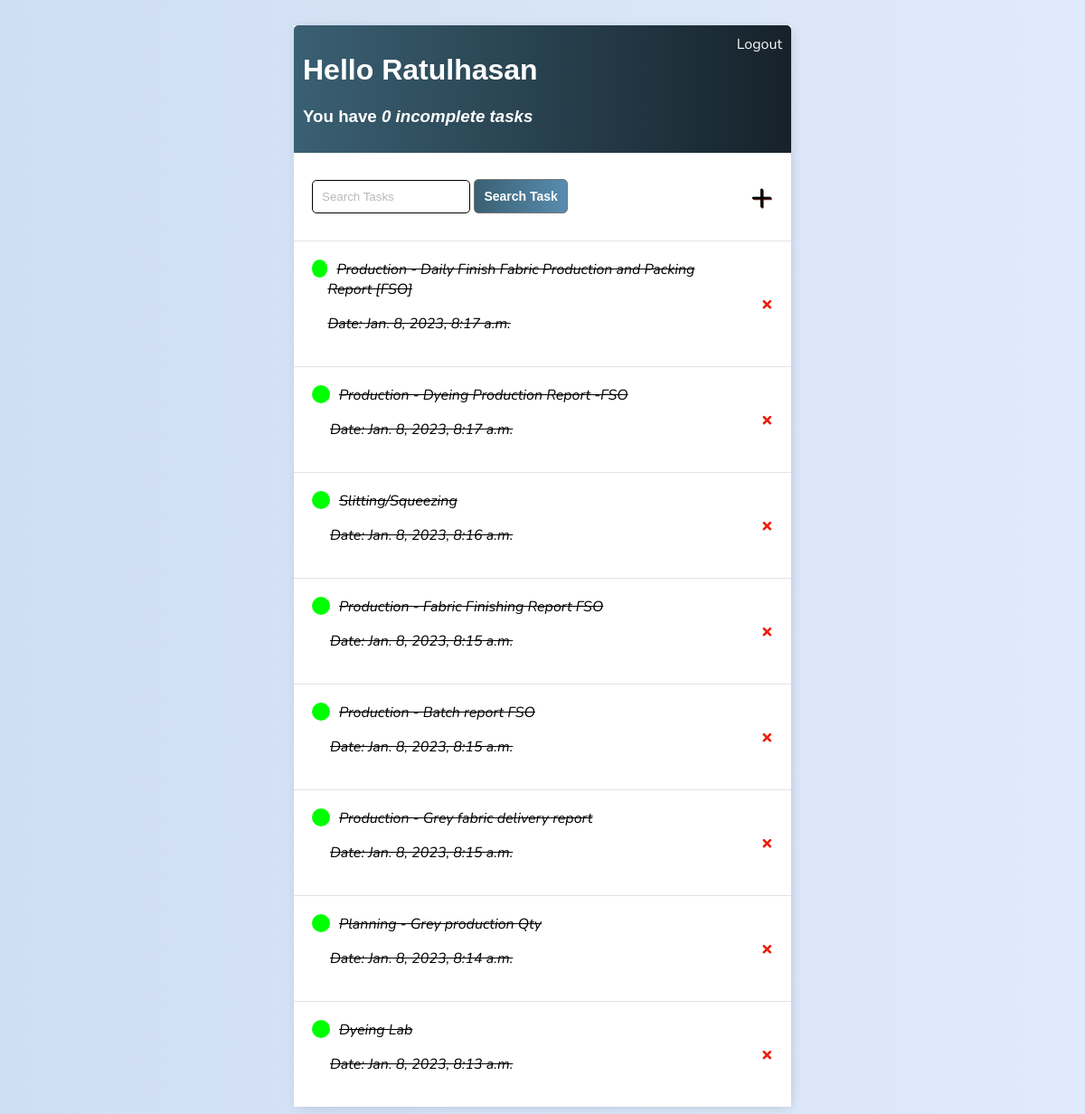
The page / (signed in) on the database as committed earlier.
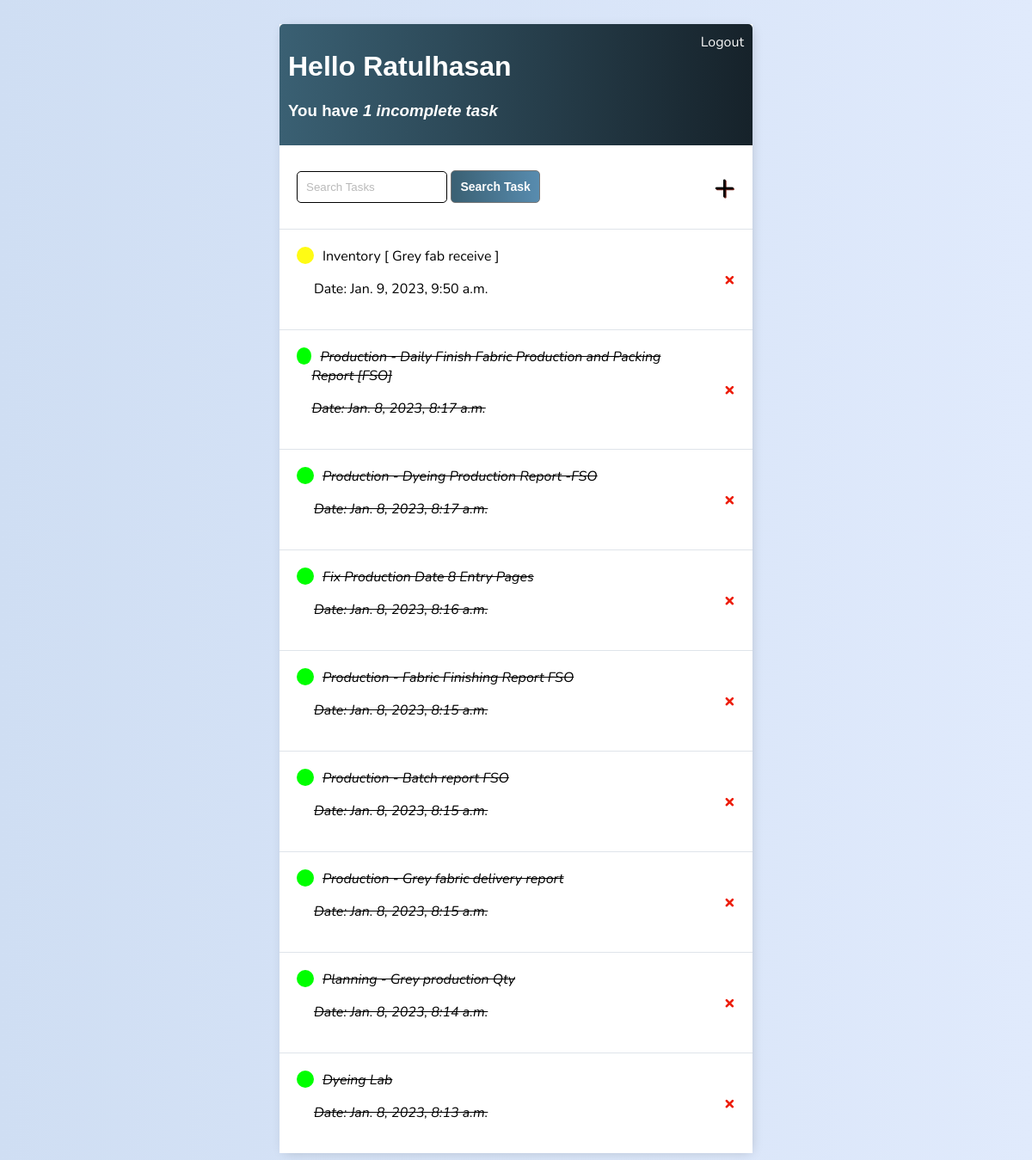
The same page on the database as committed later.
### todo/models.py (models this page shows)
class Task(models.Model):
    user = models.ForeignKey(User, on_delete=models.CASCADE, null=True, blank=True)
    title = models.CharField(max_length=200, null=True)
    description = models.TextField(null=True, blank=True)
    complete = models.BooleanField(default=False)
    created = models.DateTimeField(auto_now_add=True)
    def __str__(self):
        return self.title
    class Meta:
        ordering = ['-created']

### todo/views.py (the view)
# urls.py: path('', TaskList.as_view(), name="task"),
class TaskList(LoginRequiredMixin, ListView):
    model = Task
    context_object_name = 'task'
    def get_context_data(self, **kwargs):
        context = super().get_context_data(**kwargs)
        context['task'] = context['task'].filter(user=self.request.user)
        context['count'] = context['task'].filter(complete=False).count()
        search_input = self.request.GET.get('search-area') or ''
        if search_input:
            context['task'] = context['task'].filter(title__icontains = search_input)
            context['search_input'] = search_input
        return context

### todo/templates/todo/task_list.html
{% extends 'todo/main.html' %}
{% block content %}
<div class="header-bar">
    <div>
        <h1>Hello {{ request.user|title }}</h1>
        <h3>You have <i>{{ count }} incomplete task{{ count|pluralize:'s' }}</i></h3>
    </div>
    {% if request.user.is_authenticated %}
    <a href="{% url 'logout' %}">Logout</a>
    {% else %}
    <a href="{% url 'login' %}">Login</a>
{% endif %}
</div>
<div id="search-add-wrapper">
    <form action="" method="get">
        <input type="text" name="search-area" placeholder="Search Tasks ">
        <input class="button" type="submit" value="Search Task">
    </form>
    <a id="add-link" href="{% url 'task-create' %}">&#x2b;</a>
</div>
<div class="card-bdy">
    <div class="task-items-wrapper">
        {% for tasks in task %}
        <div class="task-wrapper">
            {% if tasks.complete %}
            <div class="task-title">
                <div class="task-complete-icon"></div>
                <i><s><a href="{% url 'tasks-update' tasks.id%}">{{ tasks }}</a> <p class="dateCreated">Date: {{tasks.created}}</p></s></i>
            </div>
            <a class="delete-link" href="{% url 'tasks-delete' tasks.id %}">&#215;</a>
            {% else %}
            <div class="task-title">
                <div class="task-incomplete-icon"></div>
                <div><a href="{% url 'tasks-update' tasks.id%}">{{ tasks }}</a> <p class="dateCreated">Date: {{tasks.created}}</p></div>
            </div>
            <a class="delete-link" href="{% url 'tasks-delete' tasks.id %}">&#215;</a>
            {% endif %}
        </div>
        {% empty %}
        <h3>No items in list</h3>
        <a href="{% url 'task-create' %}">Add New Item</a>
        {% endfor %}
    </div>
</div>
{% endblock content %}

Rows that differ between the two databases and show on the page:
added Task: title "Inventory [ Grey fab receive ]", created "Jan. 9, 2023, 9:50 a.m."
changed Task: title "Slitting/Squeezing" → "Fix Production Date 8 Entry Pages"
Other text that changed with them:
{{ count }}: "0" → "1"
